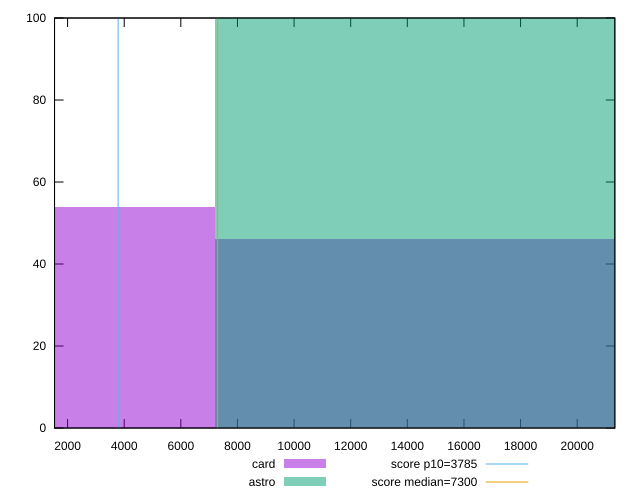

This figure's gnuplot source:
reset

$card <<EOF
0 54
14383.74985691135 46
EOF

$astro <<EOF
14383.74985691135 100
EOF

set key outside below
set boxwidth 14383.74985691135
set xrange [1538.8600000000001:21329.5455]
set yrange [0:100]
set trange [0:100]
set style fill transparent solid 0.5 noborder

set parametric
set terminal svg size 640, 500 enhanced background rgb 'white'
set output "reports/report_00028_2021-02-24T12-49-42.674Z/interactive/comparison/histogram/2_vs_3.svg"

plot $card title "card" with boxes, \
     $astro title "astro" with boxes, \
     3785,t title "score p10=3785", \
     7300,t title "score median=7300"

reset
